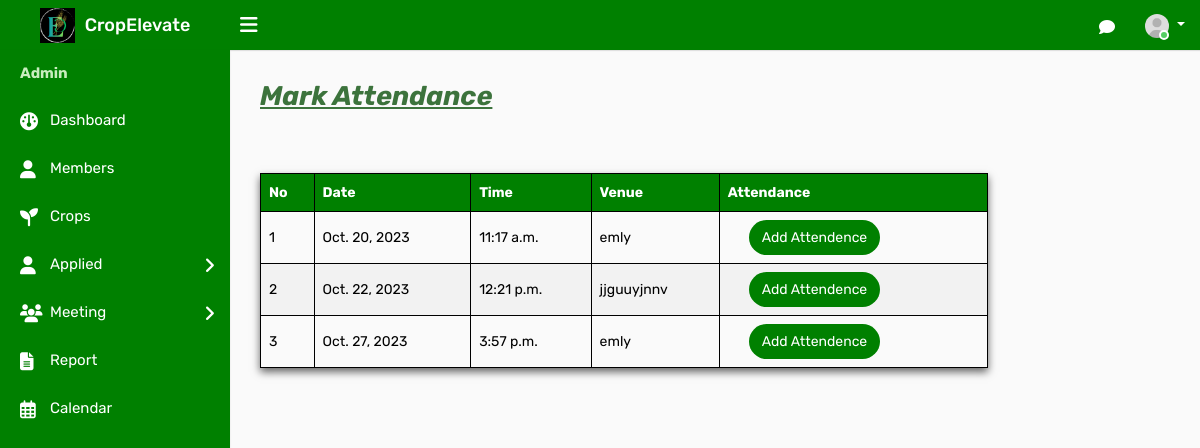
Before: /adattendance/ with the older database file.
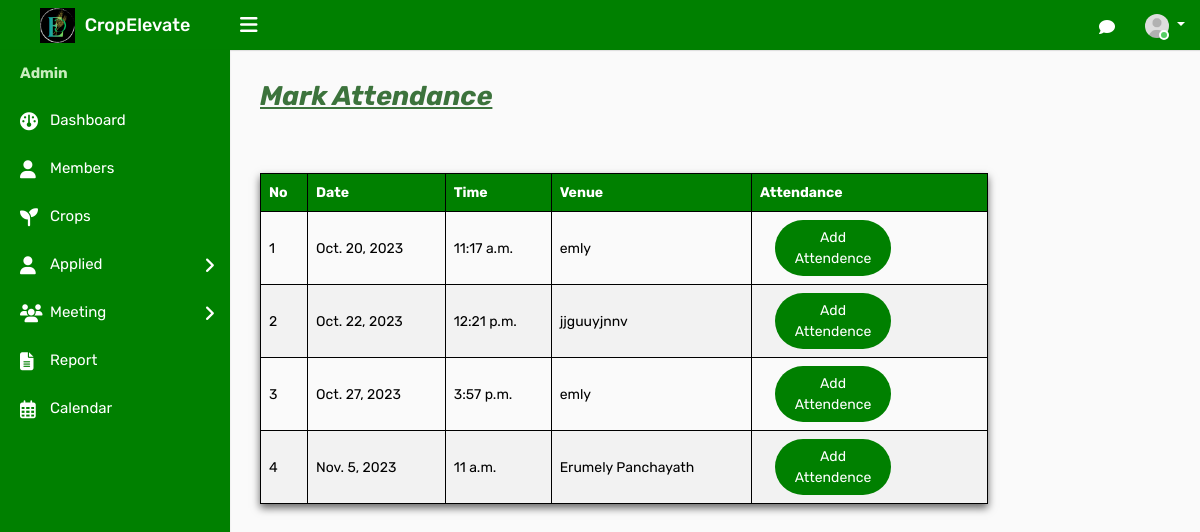
After: the same page with the newer database file.
### ceapp/models.py (models this page shows, shortened)
class Meeting(models.Model):
    meeting_date = models.DateField(null=True, blank=True)
    meeting_time = models.TimeField(null=True,blank=True)
    desmeeting = models.TextField()
    last_edited_at = models.DateTimeField(auto_now=True)
    meeting_venue = models.CharField(max_length=100,null=True,blank=True)
    meeting_mode = models.CharField(max_length=100,null=True,blank=True)
    meeting_agenda = models.CharField(max_length=100,null=True,blank=True)
    report = models.TextField(max_length=100,null=True,blank=True)
    is_active = models.BooleanField(default=True)

### ceapp/views.py (the view, shortened to what this page needs)
# urls.py: path('adattendance/', views.adattendance, name='adattendance'),
def adattendance(request):
    meetings = Meeting.objects.all()
    return render(request, 'admintemp/adattendance.html', {'meetings': meetings})

### templates/admintemp/adattendance.html (shortened to what the changed rows need)
{% load static %}
<!DOCTYPE html>
<html lang="en">
<head>
    <link rel="stylesheet" type="text/css" href="{% static 'assets/css/bootstrap.min.css' %}">
    <link rel="stylesheet" type="text/css" href="{% static 'assets/css/font-awesome.min.css' %}">
    <link rel="stylesheet" type="text/css" href="{% static 'assets/css/select2.min.css' %}">
    <link rel="stylesheet" type="text/css" href="{% static 'assets/css/bootstrap-datetimepicker.min.css' %}">
    <link rel="stylesheet" type="text/css" href="{% static 'assets/css/style.css' %}">
    <link rel="stylesheet" href="https://cdnjs.cloudflare.com/ajax/libs/font-awesome/6.2.0/css/all.min.css">
</head>
<body>
    <div class="main-wrapper">
        <div class="page-wrapper">
            <div class="content">
                <div class="row">
                    <div class="col-md-12">
                        <br>
                        <table>
                            <thead>
                                <tr>
                                    <th>No</th>
                                    <th>Date</th>
                                    <th>Time</th>
                                    <th>Venue</th>
                                    <th>Attendance</th>
                                </tr>
                            </thead>
                            <tbody>
                                {% for meeting in meetings %}
                                <tr>
                                    <td>{{ forloop.counter }}</td>
                                    <td>{{ meeting.meeting_date }}</td>
                                    <td>{{ meeting.meeting_time }}</td>
                                    <td>{{ meeting.meeting_venue }}</td>
                                    <td>
                                        <div class="col-sm-8 col-9 text-right m-b-20">
                                            <a href="{% url 'adaddattendance' %}" class="btn btn-primary btn-rounded float-right" style="background-color: green; color: white;"> Add Attendence</a>
                                        </div>
                                    </td>
                                </tr>
                                {% empty %}
                                <tr>
                                    <td colspan="4">No meetings available.</td>
                                </tr>
                                {% endfor %}
                            </tbody>
                        </table>
                    </div>
                </div><br><br>
            </div>
        </div>
            </div>
</body>
</html>

Changed rows visible on the page:
added Meeting: meeting_date "Nov. 5, 2023", meeting_time "11 a.m.", meeting_venue "Erumely Panchayath"
